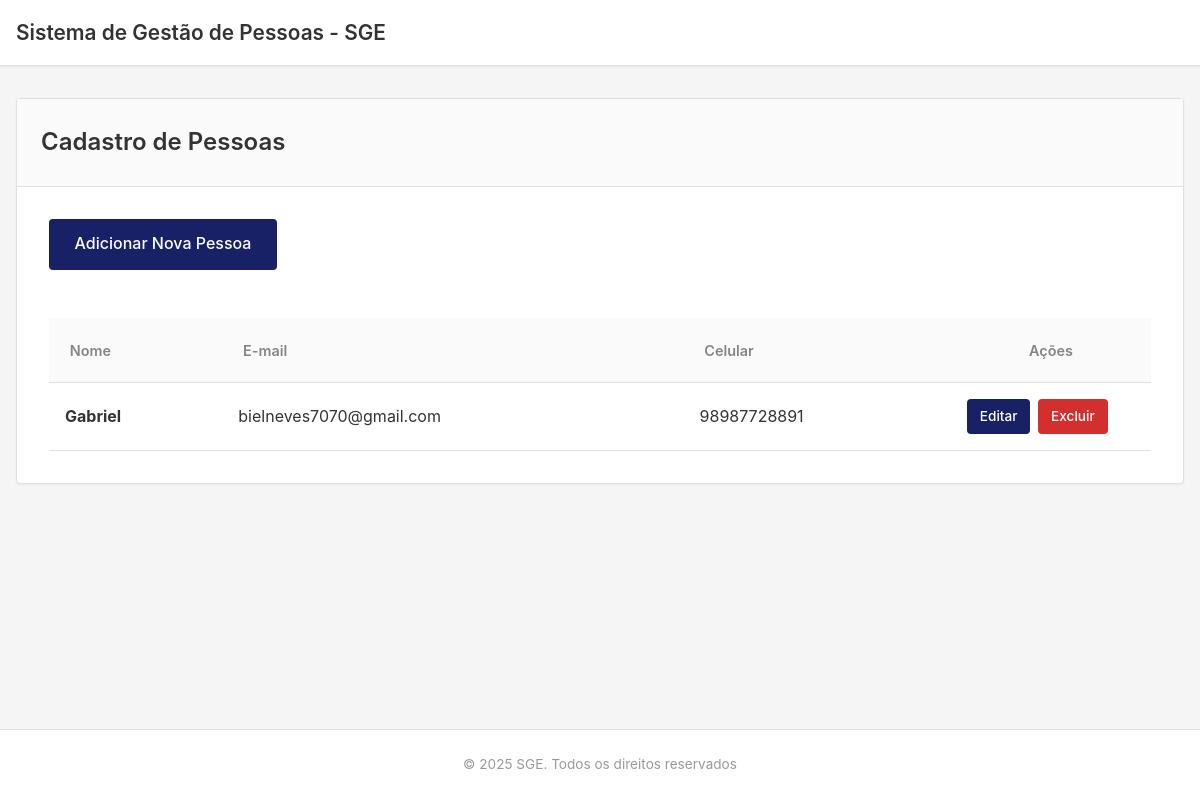
The page /pessoas/ on the database as committed earlier.
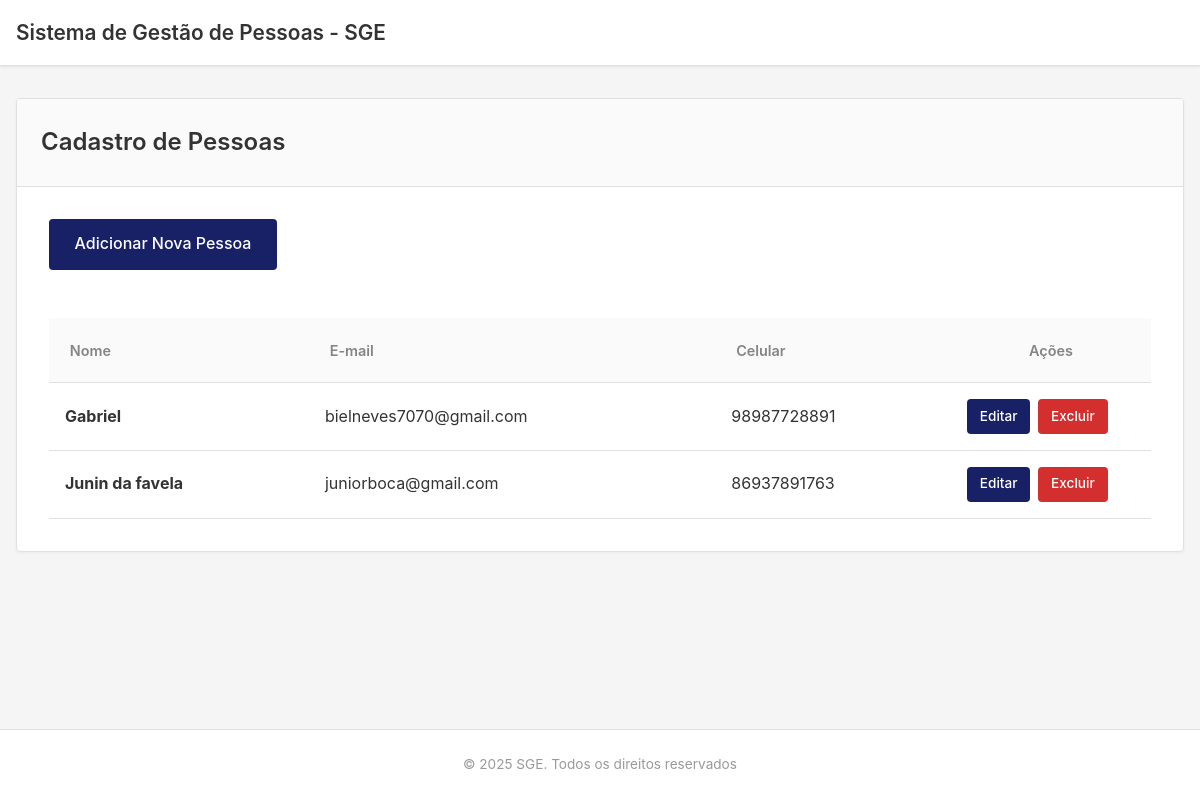
The same page on the database as committed later.
### sge/models.py (models this page shows, shortened)
class Pessoa(models.Model):
    nome = models.CharField(max_length = 120)
    email = models.CharField(max_length=150)
    celular = models.CharField(max_length=15)

### sge/views.py (the view)
# urls.py: path('', views.listar_pessoas, name='lista_pessoas'),
def listar_pessoas(request):
    pessoas = Pessoa.objects.all()
    return render(request, 'pessoas/lista.html', {'pessoas': pessoas})

### sge/templates/pessoas/lista.html (shortened to what this page needs)
{% extends "base.html" %}
{% block content %}
<div class="card">
    <div class="card-header">
        <h2> Cadastro de Pessoas</h2>
    </div>
    <div class="card-body">
        <div class="add-button">
            <a href="{% url 'criar_pessoa' %}" class="btn btn-primary btn-lg">
                 Adicionar Nova Pessoa
            </a>
        </div>
        {% if pessoas %}
        <div class="table-responsive">
            <table class="table table-hover">
                <thead>
                    <tr>
                        <th>Nome</th>
                        <th>E-mail</th>
                        <th>Celular</th>
                        <th style="width: 200px; text-align: center;">Ações</th>
                    </tr>
                </thead>
                <tbody>
                    {% for pessoa in pessoas %}
                    <tr>
                        <td>
                            <strong>{{ pessoa.nome }}</strong>
                        </td>
                        <td>{{ pessoa.email }}</td>
                        <td>{{ pessoa.celular }}</td>
                        <td>
                            <div class="action-buttons">
                                <a href="{% url 'alterar_pessoa' pessoa.id %}" class="btn btn-sm btn-primary">
                                     Editar
                                </a>
                                <a href="{% url 'excluir_pessoa' pessoa.id %}" class="btn btn-sm btn-danger" onclick="return confirm('Tem certeza que deseja excluir {{ pessoa.nome }}?');">
                                     Excluir
                                </a>
                            </div>
                        </td>
                    </tr>
                    {% endfor %}
                </tbody>
            </table>
        </div>
        {% else %}
        <div class="empty-state">
            <i class="fas fa-inbox"></i>
            <p><strong>Nenhuma pessoa cadastrada</strong></p>
            <p style="color: #9ca3af;">Clique em "Adicionar Nova Pessoa" para começar</p>
        </div>
        {% endif %}
    </div>
</div>
{% endblock %}

### sge/templates/base.html (shortened to what this page needs)
<!DOCTYPE html>
<html lang="PT-br">
<head>
</head>
<body>
    <nav>
        <div class="container">
            <a class="navbar-brand" href="{% url 'lista_pessoas' %}">Sistema de Gestão de Pessoas - SGE</a>
        </div>
    </nav>
    <div class="container-main">
        {% block content %}{% endblock %}
    </div>
    <footer>
        <p>&copy; 2025 SGE. Todos os direitos reservados</p>
    </footer>
</body>
</html>

### sge/templates/base.html (style rules this page uses)
* { margin: 0; padding: 0; box-sizing: border-box; }
body { font-family: -apple-system, BlinkMacSystemFont, 'Segoe UI', Roboto, 'Helvetica Neue', Arial, sans-serif; background-color: #f5f5f5; color: #333; line-height: 1.6; min-height: 100vh; display: flex; flex-direction: column; }
nav { background-color: #fff; border-bottom: 1px solid #e0e0e0; padding: 1rem 0; box-shadow: 0 1px 3px rgba(0, 0, 0, 0.08); }
nav .container { max-width: 1200px; margin: 0 auto; padding: 0 1rem; display: flex; align-items: center; justify-content: space-between; }
.navbar-brand { font-size: 1.3rem; font-weight: 600; color: #333; text-decoration: none; }
.container-main { flex: 1; padding: 2rem 1rem; max-width: 1200px; margin: 0 auto; width: 100%; }
.card { background: #fff; border: 1px solid #e0e0e0; border-radius: 4px; overflow: hidden; box-shadow: 0 1px 3px rgba(0, 0, 0, 0.05); }
.card-header { background-color: #fafafa; border-bottom: 1px solid #e0e0e0; padding: 1.5rem; }
.card-header h2 { margin: 0; font-size: 1.5rem; font-weight: 600; color: #333; }
.card-body { padding: 2rem; }
.btn { display: inline-block; padding: 0.6rem 1.2rem; border: none; border-radius: 4px; font-size: 0.95rem; font-weight: 500; cursor: pointer; transition: background-color 0.2s ease; text-decoration: none; text-align: center; white-space: nowrap; }
.btn-primary { background-color: #182066; color: #fff; }
.btn-danger { background-color: #d32f2f; color: #fff; }
.btn-sm { padding: 0.4rem 0.8rem; font-size: 0.85rem; }
.btn-lg { padding: 0.8rem 1.6rem; font-size: 1rem; }
.table { width: 100%; border-collapse: collapse; margin-top: 1.5rem; }
.table thead { background-color: #fafafa; border-bottom: 1px solid #e0e0e0; }
.table th { padding: 1.30rem; text-align: left; font-weight: 600; color: #848486; font-size: 0.9rem; }
.table td { padding: 1rem; border-bottom: 1px solid #e0e0e0; }
.action-buttons { display: flex; gap: 0.5rem; flex-wrap: wrap; }
.action-buttons a { display: inline-block; }
.add-button { margin-bottom: 1.5rem; }
footer { background-color: #fff; border-top: 1px solid #e0e0e0; text-align: center; padding: 1.5rem; color: #999; font-size: 0.85rem; margin-top: auto; }
.table-responsive { overflow-x: auto; }

Rows that differ between the two databases and show on the page:
added Pessoa: nome "Junin da favela", email "juniorboca@gmail.com", celular "86937891763"
